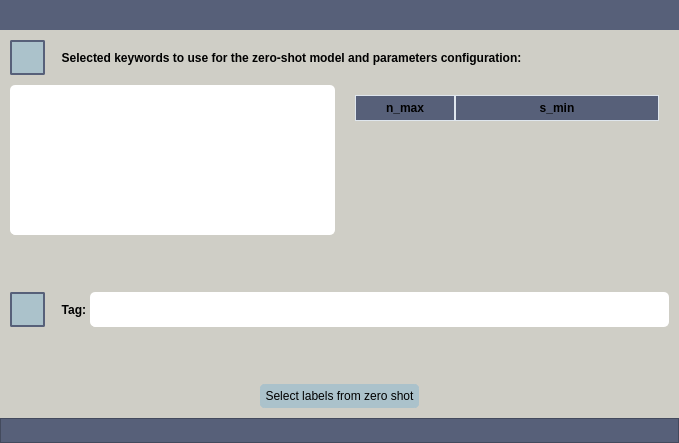
<?xml version="1.0" encoding="UTF-8"?>
<ui version="4.0">
 <class>Dialog</class>
 <widget class="QDialog" name="Dialog">
  <property name="geometry">
   <rect>
    <x>0</x>
    <y>0</y>
    <width>679</width>
    <height>443</height>
   </rect>
  </property>
  <property name="windowTitle">
   <string>DomainClassifier</string>
  </property>
  <property name="styleSheet">
   <string notr="true">background-color: #CFCEC6;</string>
  </property>
  <layout class="QHBoxLayout" name="horizontalLayout_8">
   <property name="spacing">
    <number>0</number>
   </property>
   <property name="leftMargin">
    <number>0</number>
   </property>
   <property name="topMargin">
    <number>0</number>
   </property>
   <property name="rightMargin">
    <number>0</number>
   </property>
   <property name="bottomMargin">
    <number>0</number>
   </property>
   <item>
    <layout class="QVBoxLayout" name="verticalLayout_2">
     <item>
      <widget class="QFrame" name="frame_top_btns">
       <property name="sizePolicy">
        <sizepolicy hsizetype="Preferred" vsizetype="Maximum">
         <horstretch>0</horstretch>
         <verstretch>0</verstretch>
        </sizepolicy>
       </property>
       <property name="minimumSize">
        <size>
         <width>0</width>
         <height>30</height>
        </size>
       </property>
       <property name="maximumSize">
        <size>
         <width>16777215</width>
         <height>60</height>
        </size>
       </property>
       <property name="styleSheet">
        <string notr="true">background-color: #576079;</string>
       </property>
       <property name="frameShape">
        <enum>QFrame::NoFrame</enum>
       </property>
       <property name="frameShadow">
        <enum>QFrame::Raised</enum>
       </property>
      </widget>
     </item>
     <item>
      <layout class="QHBoxLayout" name="horizontalLayout_6">
       <item>
        <widget class="QFrame" name="frame_3">
         <property name="sizePolicy">
          <sizepolicy hsizetype="Fixed" vsizetype="Preferred">
           <horstretch>0</horstretch>
           <verstretch>0</verstretch>
          </sizepolicy>
         </property>
         <property name="minimumSize">
          <size>
           <width>10</width>
           <height>0</height>
          </size>
         </property>
         <property name="maximumSize">
          <size>
           <width>10</width>
           <height>16777215</height>
          </size>
         </property>
         <property name="styleSheet">
          <string notr="true">QFrame { 
  background-color: #CFCEC6;
  border: 5px solid #CFCEC6
} 
</string>
         </property>
         <property name="frameShape">
          <enum>QFrame::StyledPanel</enum>
         </property>
         <property name="frameShadow">
          <enum>QFrame::Raised</enum>
         </property>
        </widget>
       </item>
       <item>
        <layout class="QVBoxLayout" name="verticalLayout">
         <item>
          <widget class="QFrame" name="frame_5">
           <property name="sizePolicy">
            <sizepolicy hsizetype="Expanding" vsizetype="Preferred">
             <horstretch>0</horstretch>
             <verstretch>0</verstretch>
            </sizepolicy>
           </property>
           <property name="minimumSize">
            <size>
             <width>0</width>
             <height>10</height>
            </size>
           </property>
           <property name="maximumSize">
            <size>
             <width>16777215</width>
             <height>10</height>
            </size>
           </property>
           <property name="styleSheet">
            <string notr="true">QFrame { 
  background-color: #CFCEC6;
  border: 5px solid #CFCEC6
} 
</string>
           </property>
           <property name="frameShape">
            <enum>QFrame::StyledPanel</enum>
           </property>
           <property name="frameShadow">
            <enum>QFrame::Raised</enum>
           </property>
           <layout class="QHBoxLayout" name="horizontalLayout_9"/>
          </widget>
         </item>
         <item>
          <layout class="QHBoxLayout" name="horizontalLayout_3">
           <item>
            <widget class="QPushButton" name="info_button_selected_keywords">
             <property name="sizePolicy">
              <sizepolicy hsizetype="Fixed" vsizetype="Fixed">
               <horstretch>0</horstretch>
               <verstretch>0</verstretch>
              </sizepolicy>
             </property>
             <property name="minimumSize">
              <size>
               <width>35</width>
               <height>35</height>
              </size>
             </property>
             <property name="maximumSize">
              <size>
               <width>35</width>
               <height>35</height>
              </size>
             </property>
             <property name="toolTip">
              <string>&lt;html&gt;&lt;head/&gt;&lt;body&gt;&lt;p align=&quot;justify&quot;&gt;&lt;span style=&quot; color:#0e101a; background-color:transparent;&quot;&gt;Write your keywords separated by commas e.g.: gradient descent, Gibbs sampling, etc. on the left white box and configure the parameters needed for the labels import with the right table. To update them, tip a different value on its corresponding column. Each parameter refers to:&lt;/span&gt;&lt;/p&gt;&lt;p align=&quot;justify&quot;&gt;&lt;span style=&quot; font-weight:600; color:#0e101a; background-color:transparent;&quot;&gt;- n_max:&lt;/span&gt;&lt;span style=&quot; color:#0e101a; background-color:transparent;&quot;&gt; Maximum number of documents to be selected.&lt;/span&gt;&lt;/p&gt;&lt;p align=&quot;justify&quot;&gt;&lt;span style=&quot; font-weight:600; color:#0e101a; background-color:transparent;&quot;&gt;- s_min: &lt;/span&gt;&lt;span style=&quot; color:#0e101a; background-color:transparent;&quot;&gt;Minimum score. Only elements strictly above s_min are selected.&lt;/span&gt;&lt;/p&gt;&lt;/body&gt;&lt;/html&gt;</string>
             </property>
             <property name="styleSheet">
              <string notr="true">QPushButton {
	border: 2px solid #ABC2CB;
	border-radius: 2px;	
	background-color: #ABC2CB;
	border-color:#576079;
}
QPushButton:hover {
	background-color: #ABC2CB;
	border: 2px solid #ABC2CB;
}
QPushButton:pressed {	
	background-color: #ABC2CB;
	border: 2px solid #ABC2CB;
}

QToolTip {	
	background-color: #ABC2CB;
	border: 2px solid #ABC2CB;
}</string>
             </property>
             <property name="text">
              <string/>
             </property>
             <property name="icon">
              <iconset>
               <normaloff>Images/help3.png</normaloff>Images/help3.png</iconset>
             </property>
             <property name="iconSize">
              <size>
               <width>20</width>
               <height>20</height>
              </size>
             </property>
            </widget>
           </item>
           <item>
            <spacer name="horizontalSpacer_3">
             <property name="orientation">
              <enum>Qt::Horizontal</enum>
             </property>
             <property name="sizeType">
              <enum>QSizePolicy::Fixed</enum>
             </property>
             <property name="sizeHint" stdset="0">
              <size>
               <width>10</width>
               <height>20</height>
              </size>
             </property>
            </spacer>
           </item>
           <item>
            <widget class="QLabel" name="label_selected_keywords">
             <property name="minimumSize">
              <size>
               <width>120</width>
               <height>0</height>
              </size>
             </property>
             <property name="maximumSize">
              <size>
               <width>16777215</width>
               <height>35</height>
              </size>
             </property>
             <property name="font">
              <font>
               <weight>75</weight>
               <bold>true</bold>
              </font>
             </property>
             <property name="styleSheet">
              <string notr="true">color:black;</string>
             </property>
             <property name="text">
              <string>  Selected keywords to use for the zero-shot model and parameters configuration:</string>
             </property>
            </widget>
           </item>
          </layout>
         </item>
         <item>
          <widget class="QFrame" name="frame_7">
           <property name="sizePolicy">
            <sizepolicy hsizetype="Expanding" vsizetype="Preferred">
             <horstretch>0</horstretch>
             <verstretch>0</verstretch>
            </sizepolicy>
           </property>
           <property name="minimumSize">
            <size>
             <width>0</width>
             <height>10</height>
            </size>
           </property>
           <property name="maximumSize">
            <size>
             <width>16777215</width>
             <height>10</height>
            </size>
           </property>
           <property name="styleSheet">
            <string notr="true">QFrame { 
  background-color: #CFCEC6;
  border: 5px solid #CFCEC6
} 
</string>
           </property>
           <property name="frameShape">
            <enum>QFrame::StyledPanel</enum>
           </property>
           <property name="frameShadow">
            <enum>QFrame::Raised</enum>
           </property>
           <layout class="QHBoxLayout" name="horizontalLayout_10"/>
          </widget>
         </item>
         <item>
          <layout class="QHBoxLayout" name="horizontalLayout_2">
           <item>
            <widget class="QTextEdit" name="text_edit_get_keywords">
             <property name="maximumSize">
              <size>
               <width>16777215</width>
               <height>150</height>
              </size>
             </property>
             <property name="styleSheet">
              <string notr="true">QTextEdit {	
	background-color: #FFFFFF;
	border-radius: 5px;
	gridline-color: #FFFFFF;
	border-bottom: 1px solid #FFFFFF;
	color:black;
}

 QScrollBar:vertical {
	border: none;
    background: #ABC2CB;
    width: 14px;
    margin: 21px 0 21px 0;
	border-radius: 0px;
 }</string>
             </property>
             <property name="readOnly">
              <bool>false</bool>
             </property>
            </widget>
           </item>
           <item>
            <widget class="QFrame" name="frame_6">
             <property name="sizePolicy">
              <sizepolicy hsizetype="Fixed" vsizetype="Preferred">
               <horstretch>0</horstretch>
               <verstretch>0</verstretch>
              </sizepolicy>
             </property>
             <property name="minimumSize">
              <size>
               <width>10</width>
               <height>0</height>
              </size>
             </property>
             <property name="maximumSize">
              <size>
               <width>10</width>
               <height>300</height>
              </size>
             </property>
             <property name="styleSheet">
              <string notr="true">QFrame { 
  background-color: #CFCEC6;
  border: 5px solid #CFCEC6
} 
</string>
             </property>
             <property name="frameShape">
              <enum>QFrame::StyledPanel</enum>
             </property>
             <property name="frameShadow">
              <enum>QFrame::Raised</enum>
             </property>
            </widget>
           </item>
           <item>
            <widget class="QTableWidget" name="table_params">
             <property name="maximumSize">
              <size>
               <width>16777215</width>
               <height>150</height>
              </size>
             </property>
             <property name="styleSheet">
              <string notr="true">QTableWidget {	
	padding: 10px;
	border-radius: 5px;
	gridline-color: #DFE6ED;
	color:black;
	selection-color: #C7CDDA; 
	selection-background-color: #C7CDDA; 
}
QTableView::item { 
	background-color: #ABC2CB; 
	color:black;
}
QTableView::item:selected{ 
	background-color: #ABC2CB; 
	color:black;
}

QTableView::item:selected:active{ 
	background-color: #ABC2CB; 
}

QScrollBar:horizontal {
    border: none;
    background: #A3A8AD;
    height: 2px;
    margin: 0px 2px 0 2px;
	border-radius: 0px;
}

 QScrollBar:vertical {
	border: none;
    background: #A3A8AD;
    width: 2px;
    margin: 2px 0 2px 0;
	border-radius: 0px;
 }

QHeaderView::section:horizontal
{
	background-color: #576079;
	padding: 3px;
    border-bottom: 1px solid #DFE6ED;
    border-right: 1px solid #DFE6ED;
    border-top: 1px solid #DFE6ED;
    border-left: 1px solid #DFE6ED;
}

QTableWidget::horizontalHeader {	
	background-color: #576079;
}

QTableWidget::verticalHeader {	
	background-color: #576079;
}

QToolTip {	
	background-color: #ABC2CB;
	border: 2px solid #ABC2CB;
	color:black;
}</string>
             </property>
             <property name="editTriggers">
              <set>QAbstractItemView::CurrentChanged</set>
             </property>
             <attribute name="horizontalHeaderHighlightSections">
              <bool>false</bool>
             </attribute>
             <attribute name="horizontalHeaderStretchLastSection">
              <bool>true</bool>
             </attribute>
             <attribute name="verticalHeaderVisible">
              <bool>false</bool>
             </attribute>
             <attribute name="verticalHeaderHighlightSections">
              <bool>false</bool>
             </attribute>
             <attribute name="verticalHeaderStretchLastSection">
              <bool>true</bool>
             </attribute>
             <column>
              <property name="text">
               <string>n_max</string>
              </property>
              <property name="font">
               <font>
                <weight>75</weight>
                <bold>true</bold>
               </font>
              </property>
             </column>
             <column>
              <property name="text">
               <string>s_min</string>
              </property>
              <property name="font">
               <font>
                <weight>75</weight>
                <bold>true</bold>
               </font>
              </property>
             </column>
            </widget>
           </item>
          </layout>
         </item>
         <item>
          <widget class="QFrame" name="frame_8">
           <property name="sizePolicy">
            <sizepolicy hsizetype="Expanding" vsizetype="Preferred">
             <horstretch>0</horstretch>
             <verstretch>0</verstretch>
            </sizepolicy>
           </property>
           <property name="minimumSize">
            <size>
             <width>0</width>
             <height>10</height>
            </size>
           </property>
           <property name="maximumSize">
            <size>
             <width>16777215</width>
             <height>10</height>
            </size>
           </property>
           <property name="styleSheet">
            <string notr="true">QFrame { 
  background-color: #CFCEC6;
  border: 5px solid #CFCEC6
} 
</string>
           </property>
           <property name="frameShape">
            <enum>QFrame::StyledPanel</enum>
           </property>
           <property name="frameShadow">
            <enum>QFrame::Raised</enum>
           </property>
           <layout class="QHBoxLayout" name="horizontalLayout_13"/>
          </widget>
         </item>
         <item>
          <spacer name="verticalSpacer">
           <property name="orientation">
            <enum>Qt::Vertical</enum>
           </property>
           <property name="sizeHint" stdset="0">
            <size>
             <width>20</width>
             <height>40</height>
            </size>
           </property>
          </spacer>
         </item>
         <item>
          <layout class="QHBoxLayout" name="horizontalLayout_7">
           <item>
            <widget class="QPushButton" name="info_button_selected_tag">
             <property name="sizePolicy">
              <sizepolicy hsizetype="Fixed" vsizetype="Fixed">
               <horstretch>0</horstretch>
               <verstretch>0</verstretch>
              </sizepolicy>
             </property>
             <property name="minimumSize">
              <size>
               <width>35</width>
               <height>35</height>
              </size>
             </property>
             <property name="maximumSize">
              <size>
               <width>35</width>
               <height>35</height>
              </size>
             </property>
             <property name="toolTip">
              <string>&lt;html&gt;&lt;head/&gt;&lt;body&gt;&lt;p align=&quot;justify&quot;&gt;&lt;span style=&quot; color:#0e101a; background-color:transparent;&quot;&gt;Write the tag to be used to compose the label file name.&lt;/span&gt;&lt;/p&gt;&lt;/body&gt;&lt;/html&gt;</string>
             </property>
             <property name="styleSheet">
              <string notr="true">QPushButton {
	border: 2px solid #ABC2CB;
	border-radius: 2px;	
	background-color: #ABC2CB;
	border-color:#576079;
}
QPushButton:hover {
	background-color: #ABC2CB;
	border: 2px solid #ABC2CB;
}
QPushButton:pressed {	
	background-color: #ABC2CB;
	border: 2px solid #ABC2CB;
}

QToolTip {	
	background-color: #ABC2CB;
	border: 2px solid #ABC2CB;
}</string>
             </property>
             <property name="text">
              <string/>
             </property>
             <property name="icon">
              <iconset>
               <normaloff>Images/help3.png</normaloff>Images/help3.png</iconset>
             </property>
             <property name="iconSize">
              <size>
               <width>20</width>
               <height>20</height>
              </size>
             </property>
            </widget>
           </item>
           <item>
            <spacer name="horizontalSpacer_4">
             <property name="orientation">
              <enum>Qt::Horizontal</enum>
             </property>
             <property name="sizeType">
              <enum>QSizePolicy::Fixed</enum>
             </property>
             <property name="sizeHint" stdset="0">
              <size>
               <width>10</width>
               <height>20</height>
              </size>
             </property>
            </spacer>
           </item>
           <item>
            <widget class="QLabel" name="label_selected_tag">
             <property name="maximumSize">
              <size>
               <width>230</width>
               <height>35</height>
              </size>
             </property>
             <property name="font">
              <font>
               <weight>75</weight>
               <bold>true</bold>
              </font>
             </property>
             <property name="styleSheet">
              <string notr="true">color:black;</string>
             </property>
             <property name="text">
              <string>  Tag: </string>
             </property>
            </widget>
           </item>
           <item>
            <widget class="QLineEdit" name="line_edit_get_tag">
             <property name="sizePolicy">
              <sizepolicy hsizetype="Expanding" vsizetype="Preferred">
               <horstretch>0</horstretch>
               <verstretch>0</verstretch>
              </sizepolicy>
             </property>
             <property name="minimumSize">
              <size>
               <width>0</width>
               <height>35</height>
              </size>
             </property>
             <property name="styleSheet">
              <string notr="true">QLineEdit {	
	background-color: #FFFFFF;
	border-radius: 5px;
	gridline-color: #FFFFFF;
	border-bottom: 1px solid #FFFFFF;
	color:black;
}</string>
             </property>
            </widget>
           </item>
          </layout>
         </item>
         <item>
          <spacer name="verticalSpacer_2">
           <property name="orientation">
            <enum>Qt::Vertical</enum>
           </property>
           <property name="sizeHint" stdset="0">
            <size>
             <width>20</width>
             <height>40</height>
            </size>
           </property>
          </spacer>
         </item>
         <item>
          <widget class="QFrame" name="frame_9">
           <property name="sizePolicy">
            <sizepolicy hsizetype="Expanding" vsizetype="Preferred">
             <horstretch>0</horstretch>
             <verstretch>0</verstretch>
            </sizepolicy>
           </property>
           <property name="minimumSize">
            <size>
             <width>0</width>
             <height>10</height>
            </size>
           </property>
           <property name="maximumSize">
            <size>
             <width>16777215</width>
             <height>10</height>
            </size>
           </property>
           <property name="styleSheet">
            <string notr="true">QFrame { 
  background-color: #CFCEC6;
  border: 5px solid #CFCEC6
} 
</string>
           </property>
           <property name="frameShape">
            <enum>QFrame::StyledPanel</enum>
           </property>
           <property name="frameShadow">
            <enum>QFrame::Raised</enum>
           </property>
           <layout class="QHBoxLayout" name="horizontalLayout_14"/>
          </widget>
         </item>
         <item>
          <layout class="QHBoxLayout" name="horizontalLayout">
           <item>
            <spacer name="horizontalSpacer">
             <property name="orientation">
              <enum>Qt::Horizontal</enum>
             </property>
             <property name="sizeHint" stdset="0">
              <size>
               <width>40</width>
               <height>20</height>
              </size>
             </property>
            </spacer>
           </item>
           <item>
            <widget class="QPushButton" name="get_labels_push_button">
             <property name="maximumSize">
              <size>
               <width>16777215</width>
               <height>16777215</height>
              </size>
             </property>
             <property name="styleSheet">
              <string notr="true">QPushButton {
	border: 5px solid #ABC2CB;
	border-radius: 5px;	
	background-color: #ABC2CB;
	color:black;
}
QPushButton:hover {
	background-color: #ABC2CB;
	border: 2px solid #ABC2CB;
}
QPushButton:pressed {	
	background-color: #ABC2CB;
	border: 2px solid #ABC2CB;
}</string>
             </property>
             <property name="text">
              <string>Select labels from zero shot</string>
             </property>
            </widget>
           </item>
           <item>
            <spacer name="horizontalSpacer_2">
             <property name="orientation">
              <enum>Qt::Horizontal</enum>
             </property>
             <property name="sizeHint" stdset="0">
              <size>
               <width>40</width>
               <height>20</height>
              </size>
             </property>
            </spacer>
           </item>
          </layout>
         </item>
         <item>
          <widget class="QFrame" name="frame_10">
           <property name="sizePolicy">
            <sizepolicy hsizetype="Expanding" vsizetype="Preferred">
             <horstretch>0</horstretch>
             <verstretch>0</verstretch>
            </sizepolicy>
           </property>
           <property name="minimumSize">
            <size>
             <width>0</width>
             <height>10</height>
            </size>
           </property>
           <property name="maximumSize">
            <size>
             <width>16777215</width>
             <height>10</height>
            </size>
           </property>
           <property name="styleSheet">
            <string notr="true">QFrame { 
  background-color: #CFCEC6;
  border: 5px solid #CFCEC6
} 
</string>
           </property>
           <property name="frameShape">
            <enum>QFrame::StyledPanel</enum>
           </property>
           <property name="frameShadow">
            <enum>QFrame::Raised</enum>
           </property>
           <layout class="QHBoxLayout" name="horizontalLayout_15"/>
          </widget>
         </item>
        </layout>
       </item>
       <item>
        <widget class="QFrame" name="frame_2">
         <property name="sizePolicy">
          <sizepolicy hsizetype="Fixed" vsizetype="Preferred">
           <horstretch>0</horstretch>
           <verstretch>0</verstretch>
          </sizepolicy>
         </property>
         <property name="minimumSize">
          <size>
           <width>10</width>
           <height>0</height>
          </size>
         </property>
         <property name="maximumSize">
          <size>
           <width>10</width>
           <height>16777215</height>
          </size>
         </property>
         <property name="styleSheet">
          <string notr="true">QFrame { 
  background-color: #CFCEC6;
  border: 5px solid #CFCEC6
} 
</string>
         </property>
         <property name="frameShape">
          <enum>QFrame::StyledPanel</enum>
         </property>
         <property name="frameShadow">
          <enum>QFrame::Raised</enum>
         </property>
        </widget>
       </item>
      </layout>
     </item>
     <item>
      <widget class="QFrame" name="frame">
       <property name="sizePolicy">
        <sizepolicy hsizetype="Preferred" vsizetype="Fixed">
         <horstretch>0</horstretch>
         <verstretch>0</verstretch>
        </sizepolicy>
       </property>
       <property name="minimumSize">
        <size>
         <width>60</width>
         <height>25</height>
        </size>
       </property>
       <property name="styleSheet">
        <string notr="true">background-color: #576079;</string>
       </property>
       <property name="frameShape">
        <enum>QFrame::StyledPanel</enum>
       </property>
       <property name="frameShadow">
        <enum>QFrame::Raised</enum>
       </property>
       <layout class="QHBoxLayout" name="horizontalLayout_4">
        <property name="topMargin">
         <number>3</number>
        </property>
        <property name="bottomMargin">
         <number>3</number>
        </property>
       </layout>
      </widget>
     </item>
    </layout>
   </item>
  </layout>
 </widget>
 <resources/>
 <connections/>
</ui>
